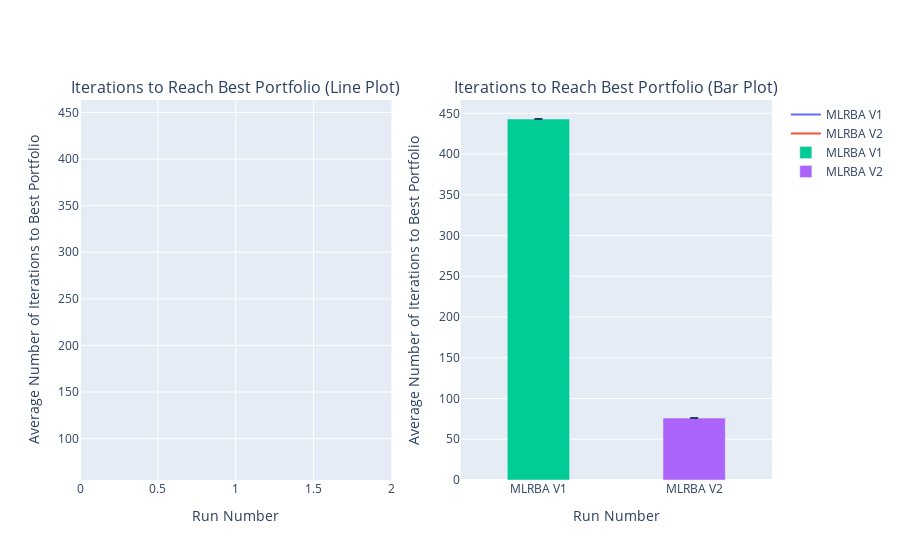

The cell this chart's notebook holds for it:
### Code cell
import plotly.graph_objects as go
from plotly.subplots import make_subplots

fig = make_subplots(
    rows=1, cols=2,
    subplot_titles=[
        "Iterations to Reach Best Portfolio (Line Plot)",
        "Iterations to Reach Best Portfolio (Bar Plot)"
    ],)

fig.add_trace(
    go.Scatter(x=list(range(1, num_runs + 1)), y=best_iterations_v1, mode='lines', name='MLRBA V1'),
    row=1, col=1
)
fig.add_trace(
    go.Scatter(x=list(range(1, num_runs + 1)), y=best_iterations_v2, mode='lines', name='MLRBA V2'),
    row=1, col=1
)
fig.update_xaxes(title_text='Run Number', row=1, col=1)
fig.update_yaxes(title_text='Average Number of Iterations to Best Portfolio', row=1, col=1)

fig.add_trace(
    go.Bar(x=['MLRBA V1'], y=[average_iteration_v1], name='MLRBA V1', width=0.4,
           error_y=dict(type='data', array=[std_dev_v1], visible=True)),
    row=1, col=2
)
fig.add_trace(
    go.Bar(x=['MLRBA V2'], y=[average_iteration_v2], name='MLRBA V2', width=0.4,
           error_y=dict(type='data', array=[std_dev_v2], visible=True)),
    row=1, col=2
)
fig.update_xaxes(title_text='Run Number', row=1, col=2)
fig.update_yaxes(title_text='Average Number of Iterations to Best Portfolio', row=1, col=2)

fig.show()

### Figure 1 — Plotly figure (JSON) as saved in the notebook; plotly's stock layout.template omitted (floating-point values rounded to 4 significant figures)
{"data": [{"mode": "lines", "name": "MLRBA V1", "type": "scatter", "x": [1], "xaxis": "x", "y": [443], "yaxis": "y"}, {"mode": "lines", "name": "MLRBA V2", "type": "scatter", "x": [1], "xaxis": "x", "y": [76], "yaxis": "y"}, {"error_y": {"array": [0], "type": "data", "visible": true}, "name": "MLRBA V1", "type": "bar", "width": 0.4, "x": ["MLRBA V1"], "xaxis": "x2", "y": [443], "yaxis": "y2"}, {"error_y": {"array": [0], "type": "data", "visible": true}, "name": "MLRBA V2", "type": "bar", "width": 0.4, "x": ["MLRBA V2"], "xaxis": "x2", "y": [76], "yaxis": "y2"}], "layout": {"annotations": [{"font": {"size": 16}, "showarrow": false, "text": "Iterations to Reach Best Portfolio (Line Plot)", "x": 0.225, "xanchor": "center", "xref": "paper", "y": 1, "yanchor": "bottom", "yref": "paper"}, {"font": {"size": 16}, "showarrow": false, "text": "Iterations to Reach Best Portfolio (Bar Plot)", "x": 0.775, "xanchor": "center", "xref": "paper", "y": 1, "yanchor": "bottom", "yref": "paper"}], "xaxis": {"anchor": "y", "domain": [0, 0.45], "title": {"text": "Run Number"}}, "xaxis2": {"anchor": "y2", "domain": [0.55, 1], "title": {"text": "Run Number"}}, "yaxis": {"anchor": "x", "domain": [0, 1], "title": {"text": "Average Number of Iterations to Best Portfolio"}}, "yaxis2": {"anchor": "x2", "domain": [0, 1], "title": {"text": "Average Number of Iterations to Best Portfolio"}}}}
